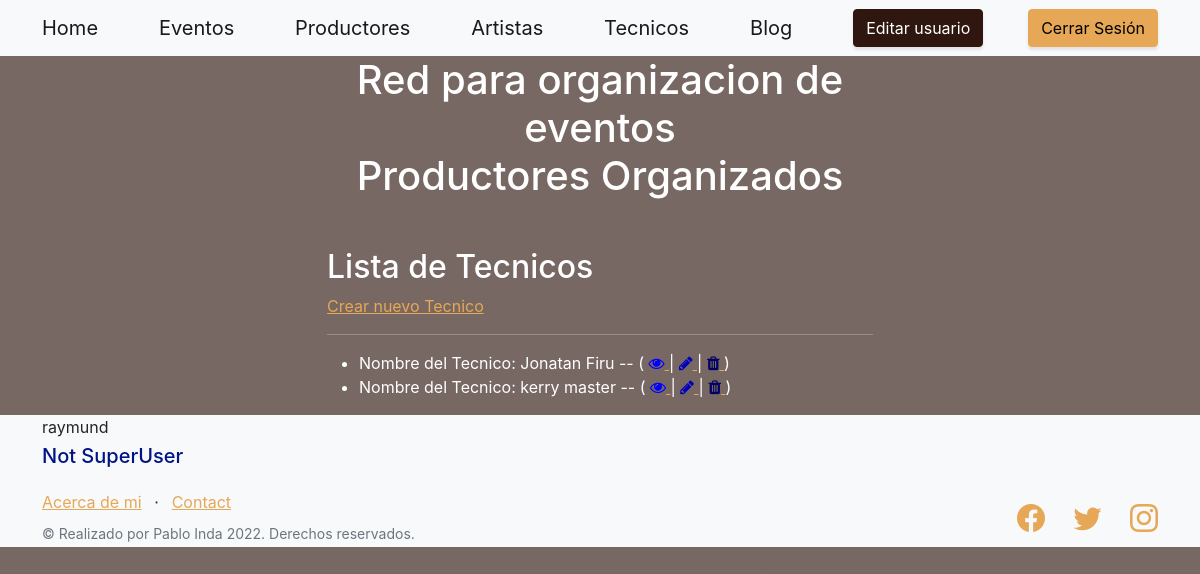
Screenshot of /tecnico/tecnico (signed in) with the database file from the repository.
### tecnico/models.py (models this page shows)
class Tecnico(models.Model):
    name = models.CharField(max_length=40)
    last_name = models.CharField(max_length=40)
    cuil = models.IntegerField()
    email = models.EmailField()
    def __str__(self):
        return f'Nombre del Tecnico: {self.name} {self.last_name} -- '

### tecnico/views.py (the view)
# urls.py: path('tecnico', views.TecnicoListView.as_view(), name='tecnico-list'),
class TecnicoListView(ListView):
    model = Tecnico
    template_name = "tecnico/tecnico_list.html"

### tecnico/templates/tecnico/tecnico_list.html
{% extends "home/index.html" %}
{% load static %}
{% block entregafinal_content %}
<h2>Lista de Tecnicos</h2>
{% if user.is_authenticated %}
<a class="card_custom" href="{% url 'tecnico:tecnico-add' %}">Crear nuevo Tecnico</a>
{% endif %}
<hr></hr>
<ul>
    {% for tecnico in tecnico_list %}
    <li>
        {{tecnico}}
        (
            <a href="{% url 'tecnico:tecnico-detail' tecnico.id %}">
                <i class="fa fa-eye" style="color: rgb(0, 0, 255);"> </i>
            </a>
        {% if user.is_authenticated %}
        |
        <a href="{% url 'tecnico:tecnico-update' tecnico.id %}">
            <i class="fa fa-pencil" style="color: rgb(0, 0, 190);"> </i>
        </a>
        |
        <a href="{% url 'tecnico:tecnico-delete' tecnico.id %}">
            <i class="fa fa-trash" style="color: rgb(0, 0, 100);"> </i>
        </a>
        {% endif %}
        )
    </li>
    {% endfor %}
</ul>
{% endblock %}

### home/templates/home/index.html (shortened to what this page needs)
<!DOCTYPE html>
<html lang="en">
    <head>
        {% load static %}
        <link href="https://cdn.jsdelivr.net/npm/bootstrap-icons@1.5.0/font/bootstrap-icons.css" rel="stylesheet" type="text/css" />
        <link href="{% static 'home/css/styles.css' %}" rel="stylesheet" />
        <link rel="stylesheet" href="https://cdnjs.cloudflare.com/ajax/libs/font-awesome/4.7.0/css/font-awesome.min.css">
    </head>
    <body>
        <nav class="navbar navbar-light bg-light static-top">
            <div class="container">
                <a class="navbar-brand" href="{% url 'home:main' %}">Home</a>
                <a class="navbar-brand" href="{% url 'evento:evento-list' %}">Eventos</a>
                {% if user.is_authenticated %}
                <a class="navbar-brand" href="{% url 'productor:productor-list' %}">Productores</a>
                <a class="navbar-brand" href="{% url 'artista:artista-list' %}">Artistas</a>
                <a class="navbar-brand" href="{% url 'tecnico:tecnico-list' %}">Tecnicos</a>
                <a class="navbar-brand" href="{% url 'blog:blog-list' %}">Blog</a>
                <a class="btn btn-secondary" href="{% url 'user:user-update' %}">Editar usuario</a>
                <a class="btn btn-primary" href="{% url 'user:user-logout' %}">Cerrar Sesión</a>
                {% else %}
                <a class="btn btn-primary" href="{% url 'user:user-login' %}">Iniciar Sesión</a>
                {% endif %}
            </div>
        </nav>
        <header class="masthead">
            <div class="container position-relative">
                <div class="row justify-content-center">
                    <div class="col-xl-6">
                        <div class="text-center text-white">
                            <h1 class="mb-5">Red para organizacion de eventos <br> Productores Organizados</h1>
                            <div class="text-lg-start text-white">
                                {% block entregafinal_content %}
                                {% endblock %}
                            </div>
                        </div>
                    </div>
                </div>
            </div>
        </header>
        <footer class="footer bg-light">
            <div class="container">
                {{request.user.username}}
                {% if user.is_superuser %}
                    <h5><p style="color: rgb(0, 20, 131)" >SuperUser</p></h5>
                {% else %}
                    <h5><p style="color: rgb(0, 20, 131)" >Not SuperUser</p></h5>
                {%endif%}
            </div>
            <div class="container">
                <div class="row">
                    <div class="col-lg-6 h-100 text-center text-lg-start my-auto">
                        <ul class="list-inline mb-2">
                            <li class="list-inline-item"><a href="{% url 'home:about' %}">Acerca de mi</a></li>
                            <li class="list-inline-item">⋅</li>
                            <li class="list-inline-item"><a href="mailto:redscare.ar@gmail.com">Contact</a></li>
                        </ul>
                        <p class="text-muted small mb-4 mb-lg-0">&copy; Realizado por Pablo Inda 2022. Derechos reservados.</p>
                    </div>
                    <div class="col-lg-6 h-100 text-center text-lg-end my-auto">
                        <ul class="list-inline mb-0">
                            <li class="list-inline-item me-4">
                                <a href="https://www.facebook.com/pablo.inda/"><i class="bi-facebook fs-3"></i></a>
                            </li>
                            <li class="list-inline-item me-4">
                                <a href="https://twitter.com/Redscare_ar"><i class="bi-twitter fs-3"></i></a>
                            </li>
                            <li class="list-inline-item">
                                <a href="https://www.instagram.com/poli.redscare/"><i class="bi-instagram fs-3"></i></a>
                            </li>
                        </ul>
                    </div>
                </div>
            </div>
        </footer>
    </body>
</html>

### rows the page displays
Tecnico: name+last_name "Nombre del Tecnico: Jonatan Firu --"
Tecnico: name+last_name "Nombre del Tecnico: kerry master --"

### other values shown
{{ request.user.username }} "raymund"
